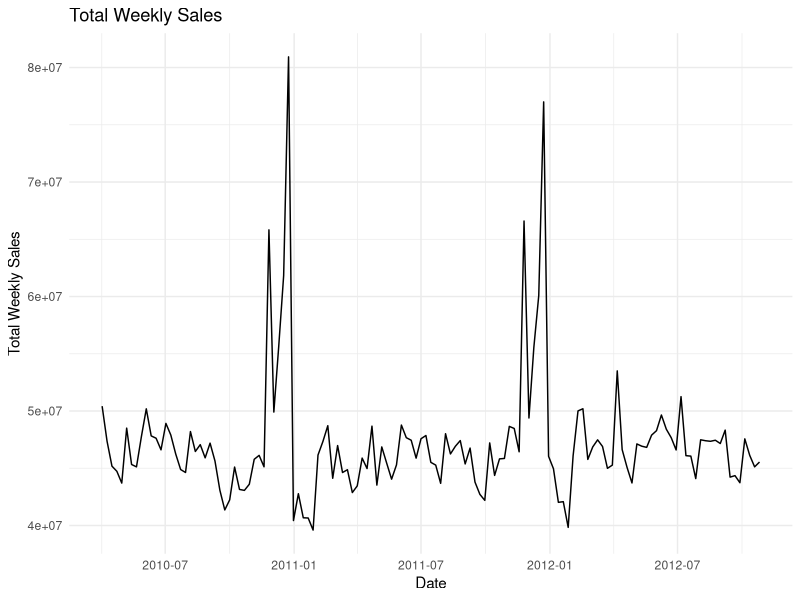

Write the R code that produced this figure. (Note: a time limit stopped this script after it produced the figure.)
## ---- chunk 1
library(tidyverse)
library(readr)
library(dplyr)
library(forecast)

theme_set(theme_minimal())
## ---- chunk 2
df <- read_csv("data/walmart_features.csv")

head(df)
sapply(df, class)
## ---- chunk 3
df <- df %>%
  mutate(
    store = as.factor(store),
    holiday_flag = factor(holiday_flag, levels = unique(holiday_flag))
  ) %>%
  arrange(date, store) %>%
  select(-is_holiday_num)

head(df)
dim(df)
length(unique(df$store))
length(unique(df$date))

## ---- chunk 4
total_ts <- df %>%
  group_by(date) %>%
  summarise(total_sales = sum(weekly_sales), .groups = "drop")

ggplot(total_ts, aes(x = date, y = total_sales)) +
  geom_line() +
  labs(
    title = "Total Weekly Sales",
    x = "Date",
    y = "Total Weekly Sales"
  )

## ---- chunk 5
scaler_fit <- function(df, cols_to_standardize) {
  stats <- df %>%
    group_by(store) %>%
    summarise(
      across(
        all_of(cols_to_standardize),
        list(
          mean = ~mean(.x, na.rm = TRUE),
          sd   = ~sd(.x,   na.rm = TRUE)
        )
      ),
      .groups = "drop"
    )
  list(
    stats = stats,
    cols  = cols_to_standardize
  )
}

scaler_transform <- function(df, scaler, cols = scaler$cols) {
  stats <- scaler$stats
  df2 <- df %>% left_join(stats, by = "store")
  for (col in cols) {
    mean_col <- paste0(col, "_mean")
    sd_col   <- paste0(col, "_sd")
    df2[[col]] <- (df2[[col]] - df2[[mean_col]]) / df2[[sd_col]]
  }
  df2 %>% select(-ends_with("_mean"), -ends_with("_sd"))
}

scaler_inverse_column <- function(df, scaler, col) {
  stats <- scaler$stats
  stats_small <- stats %>%
    select(
      store,
      paste0(col, "_mean"),
      paste0(col, "_sd")
    )
  df2 <- df %>% left_join(stats_small, by = "store")
  mean_col <- paste0(col, "_mean")
  sd_col   <- paste0(col, "_sd")
  df2[[col]] <- df2[[col]] * df2[[sd_col]] + df2[[mean_col]]
  df2 %>% select(-ends_with("_mean"), -ends_with("_sd"))
}

sales_cols_to_standardize <- c(
  "weekly_sales",
  "lag1", "lag2", "lag4", "lag8",
  "ma4", "ma8",
  "store_mean_to_prev", "store_sd_to_prev",
  "inter_holiday_lag1"
)

calculate_WAPE <- function(y, yhat) {
  sum(abs(y - yhat), na.rm = TRUE) /
    sum(abs(y),       na.rm = TRUE)
}
## ---- chunk 6
train_test_cv_arima <- function(df, sales_cols, nfolds = 5) {
  dates <- sort(unique(df$date))
  nweeks <- length(dates)
  test_len <- ceiling(nweeks / (2 * nfolds))
  idx <- nweeks - c(nfolds:1) * test_len
  
  folds <- vector("list", nfolds)
  
  for (fold in seq_len(nfolds)) {
    train_idx <- idx[fold]
    test_idx  <- min(idx[fold] + test_len, nweeks)
    
    train_raw <- df %>% filter(date <= dates[train_idx])
    test_raw  <- df %>% filter(date > dates[train_idx],
                               date <= dates[test_idx])
    
    scaler_fold <- scaler_fit(train_raw, sales_cols)
    train_scaled_fold <- scaler_transform(train_raw, scaler_fold)
    test_scaled_fold  <- scaler_transform(test_raw,  scaler_fold)
    
    folds[[fold]] <- list(
      train_raw      = train_raw,
      test_raw       = test_raw,
      train_scaled   = train_scaled_fold,
      test_scaled    = test_scaled_fold,
      scaler         = scaler_fold
    )
  }
  
  folds
}

cv_folds <- train_test_cv_arima(df, sales_cols_to_standardize, nfolds = 5)
length(cv_folds)
## ---- chunk 7
fold_ranges <- purrr::map_dfr(seq_along(cv_folds), function(k) {
  tr <- cv_folds[[k]]$train_raw
  te <- cv_folds[[k]]$test_raw
  tibble(
    fold = k,
    train_start = min(tr$date),
    train_end   = max(tr$date),
    test_start  = min(te$date),
    test_end    = max(te$date)
  )
})

fold_ranges
## ---- chunk 8
stores <- sort(unique(df$store))
nfolds <- length(cv_folds)

WAPEs_cv_arima <- numeric(nfolds)

for (k in seq_len(nfolds)) {
  fold <- cv_folds[[k]]
  train_fold_scaled <- fold$train_scaled
  test_fold_scaled  <- fold$test_scaled
  test_fold_raw     <- fold$test_raw
  scaler_fold       <- fold$scaler
  
  stores_fold <- sort(unique(train_fold_scaled$store))
  pred_list_fold <- vector("list", length(stores_fold))
  names(pred_list_fold) <- as.character(stores_fold)
  
  for (s in stores_fold) {
    train_s <- train_fold_scaled %>%
      filter(store == s) %>%
      arrange(date)
    test_s <- test_fold_scaled %>%
      filter(store == s) %>%
      arrange(date)
    
    if (nrow(test_s) == 0) next
    
    y_train <- train_s$weekly_sales
    y_ts <- ts(y_train, frequency = 52)
    
    fit_s <- auto.arima(
      y_ts,
      seasonal      = TRUE,
      stepwise      = FALSE,
      approximation = FALSE
    )
    
    h <- nrow(test_s)
    fc_s <- forecast(fit_s, h = h)
    
    pred_list_fold[[as.character(s)]] <- tibble(
      store        = s,
      date         = test_s$date,
      weekly_sales = as.numeric(fc_s$mean)
    )
  }
  
  pred_scaled_fold <- bind_rows(pred_list_fold)
  
  if (nrow(pred_scaled_fold) == 0) {
    WAPEs_cv_arima[k] <- NA
  } else {
    pred_unscaled_fold <- scaler_inverse_column(
      df     = pred_scaled_fold,
      scaler = scaler_fold,
      col    = "weekly_sales"
    ) %>%
      rename(yhat = weekly_sales)
    
    test_actual_fold <- test_fold_raw %>%
      select(store, date, weekly_sales)
    
    results_fold <- test_actual_fold %>%
      left_join(pred_unscaled_fold, by = c("store", "date"))
    
    WAPEs_cv_arima[k] <- calculate_WAPE(results_fold$weekly_sales,
                                        results_fold$yhat)
  }
}

WAPEs_cv_arima
## ---- chunk 9
cv_WAPE_arima_mean <- mean(WAPEs_cv_arima, na.rm = TRUE)
cat("ARIMA CV WAPE (mean over folds):", cv_WAPE_arima_mean, "\n")
## ---- chunk 10
WAPEs_cv_arimax <- numeric(nfolds)

for (k in seq_len(nfolds)) {
  fold <- cv_folds[[k]]
  train_fold_scaled <- fold$train_scaled
  test_fold_scaled  <- fold$test_scaled
  test_fold_raw     <- fold$test_raw
  scaler_fold       <- fold$scaler
  
  stores_fold <- sort(unique(train_fold_scaled$store))
  pred_list_fold <- vector("list", length(stores_fold))
  names(pred_list_fold) <- as.character(stores_fold)
  
  for (s in stores_fold) {
    train_s <- train_fold_scaled %>%
      filter(store == s) %>%
      arrange(date)
    test_s <- test_fold_scaled %>%
      filter(store == s) %>%
      arrange(date)
    
    if (nrow(test_s) == 0) next
    
    y_train <- train_s$weekly_sales
    y_ts <- ts(y_train, frequency = 52)
    
    comb   <- bind_rows(train_s, test_s)
    mm_all <- model.matrix(
      ~ . - store - date - weekly_sales,
      data = comb
    )
    n_tr <- nrow(train_s)
    xreg_train <- mm_all[seq_len(n_tr), , drop = FALSE]
    xreg_test  <- mm_all[(n_tr + 1):nrow(mm_all), , drop = FALSE]
    
    if (ncol(xreg_train) > 0) {
      keep <- apply(xreg_train, 2, function(z) sd(z, na.rm = TRUE) > 0)
      if (any(keep)) {
        xreg_train <- xreg_train[, keep, drop = FALSE]
        xreg_test  <- xreg_test[,  keep, drop = FALSE]
      } else {
        xreg_train <- NULL
        xreg_test  <- NULL
      }
    } else {
      xreg_train <- NULL
      xreg_test  <- NULL
    }
    
    fit_s <- tryCatch(
      {
        if (!is.null(xreg_train)) {
          auto.arima(
            y_ts,
            xreg          = xreg_train,
            seasonal      = TRUE,
            stepwise      = TRUE,
            approximation = TRUE
          )
        } else {
          auto.arima(
            y_ts,
            seasonal      = TRUE,
            stepwise      = TRUE,
            approximation = TRUE
          )
        }
      },
      error = function(e) {
        auto.arima(
          y_ts,
          seasonal      = TRUE,
          stepwise      = TRUE,
          approximation = TRUE
        )
      }
    )
    
    use_xreg <- ("xreg" %in% names(fit_s$call)) && !is.null(xreg_test)
    
    fc_s <- tryCatch(
      {
        if (use_xreg) {
          forecast(fit_s, xreg = xreg_test)
        } else {
          forecast(fit_s, h = nrow(test_s))
        }
      },
      error = function(e) {
        forecast(fit_s, h = nrow(test_s))
      }
    )
    
    pred_list_fold[[as.character(s)]] <- tibble(
      store        = s,
      date         = test_s$date,
      weekly_sales = as.numeric(fc_s$mean)
    )
  }
  
  pred_scaled_fold <- bind_rows(pred_list_fold)
  
  if (nrow(pred_scaled_fold) == 0) {
    WAPEs_cv_arimax[k] <- NA
  } else {
    pred_unscaled_fold <- scaler_inverse_column(
      df     = pred_scaled_fold,
      scaler = scaler_fold,
      col    = "weekly_sales"
    ) %>%
      rename(yhat = weekly_sales)
    
    test_actual_fold <- test_fold_raw %>%
      select(store, date, weekly_sales)
    
    results_fold <- test_actual_fold %>%
      left_join(pred_unscaled_fold, by = c("store", "date"))
    
    WAPEs_cv_arimax[k] <- calculate_WAPE(results_fold$weekly_sales,
                                         results_fold$yhat)
  }
}

WAPEs_cv_arimax
## ---- chunk 11
cv_WAPE_arimax_mean <- mean(WAPEs_cv_arimax, na.rm = TRUE)
cat("ARIMAX CV WAPE (mean over folds):", cv_WAPE_arimax_mean, "\n")
## ---- chunk 12
tibble(
  model = c("ARIMA", "ARIMAX"),
  cv_WAPE_mean = c(cv_WAPE_arima_mean, cv_WAPE_arimax_mean)
)
## ---- chunk 13
arimax_imp_list <- vector("list", length(stores))
names(arimax_imp_list) <- as.character(stores)

for (s in stores) {
  train_s <- train_scaled %>%
    filter(store == s) %>%
    arrange(date)
  
  if (nrow(train_s) < 40) next
  
  y_train <- train_s$weekly_sales
  y_ts <- ts(y_train, frequency = 52)
  
  xreg_train <- model.matrix(
    ~ . - store - date - weekly_sales,
    data = train_s
  )
  
  if (ncol(xreg_train) == 0) next
  
  keep <- apply(xreg_train, 2, function(z) sd(z, na.rm = TRUE) > 0)
  if (!any(keep)) next
  xreg_train <- xreg_train[, keep, drop = FALSE]
  
  fit_s <- tryCatch(
    auto.arima(
      y_ts,
      xreg          = xreg_train,
      seasonal      = TRUE,
      stepwise      = TRUE,
      approximation = TRUE
    ),
    error = function(e) NULL
  )
  
  if (is.null(fit_s)) next
  
  coefs <- coef(fit_s)
  beta_names <- intersect(names(coefs), colnames(xreg_train))
  if (length(beta_names) == 0) next
  
  arimax_imp_list[[as.character(s)]] <- tibble(
    store   = s,
    feature = beta_names,
    beta    = as.numeric(coefs[beta_names])
  )
}

arimax_importance <- bind_rows(arimax_imp_list)

dim(arimax_importance)
head(arimax_importance)

## ---- chunk 14
importance_summary <- arimax_importance %>%
  group_by(feature) %>%
  summarise(
    mean_abs_beta = mean(abs(beta), na.rm = TRUE),
    n_stores      = n(),
    .groups = "drop"
  ) %>%
  arrange(desc(mean_abs_beta))

head(importance_summary, 15)
## ---- chunk 15
top_k <- 15

ggplot(importance_summary %>% slice_max(mean_abs_beta, n = top_k),
       aes(x = reorder(feature, mean_abs_beta), y = mean_abs_beta)) +
  geom_col() +
  coord_flip() +
  labs(
    title = "ARIMAX coefficient-based feature importance (training period)",
    x = "Feature (model.matrix columns)",
    y = "Mean |beta| across stores"
  )

## ---- chunk 16
importance_summary
